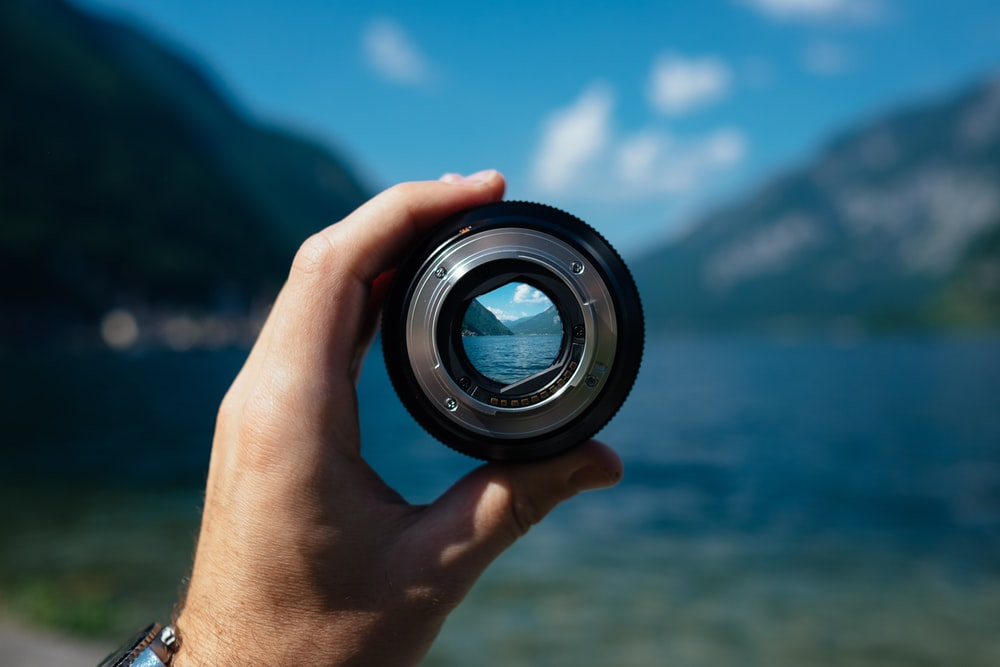
#> input picture Images/image.jpg, 1000 x 667 px
$ jupyter execute DIP4.ipynb
#> lines starting #> are read from the running program, lines starting #| are printed output that depends on the picture
[cell 1]
import cv2
import numpy as np
import matplotlib.pyplot as plt

[cell 2]
img = cv2.imread("Images/image.jpg")
#> img is the input picture: shape (667, 1000, 3); mean B, G, R 99.2, 85.9, 51.1
img = cv2.cvtColor(img, cv2.COLOR_BGR2RGB)

[cell 3]
R, G, B = img[:,:,0], img[:,:,1], img[:,:,2]
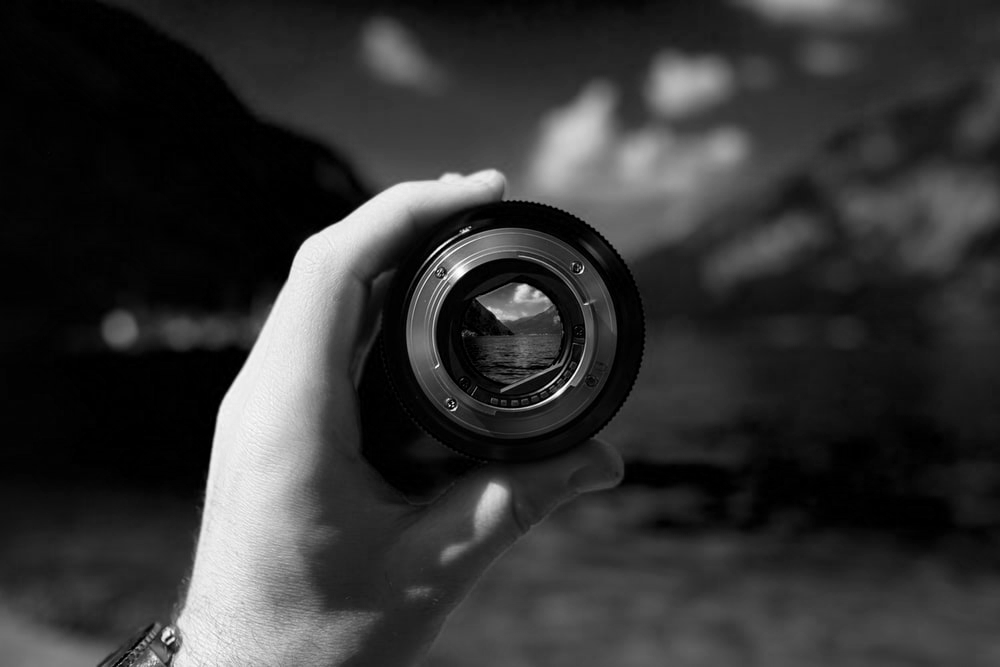
#> R: shape (667, 1000); min 0, max 255, mean 51.1
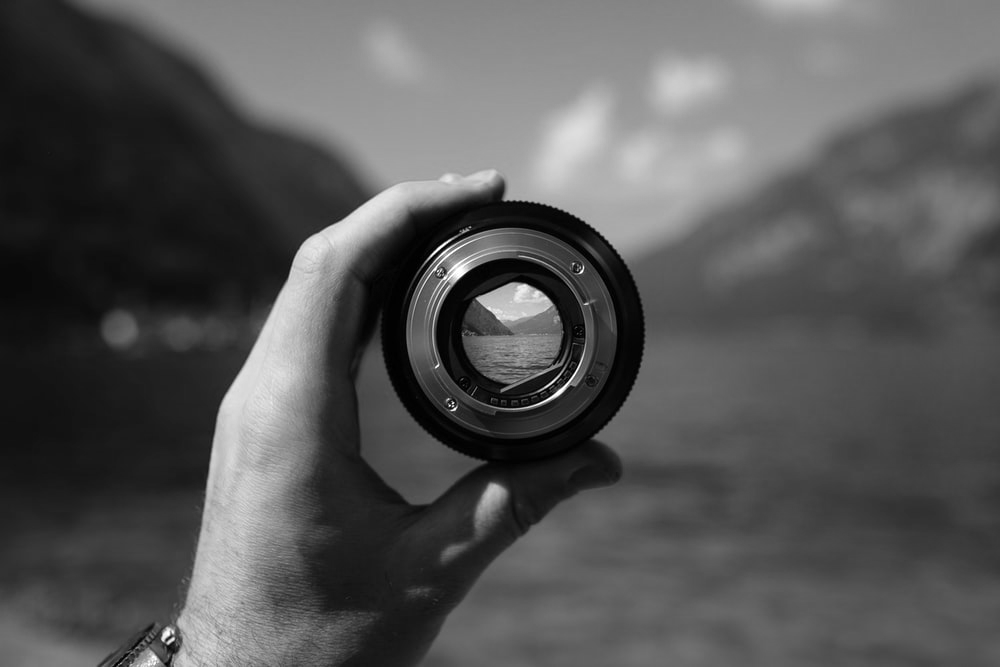
#> G: shape (667, 1000); min 0, max 255, mean 85.9
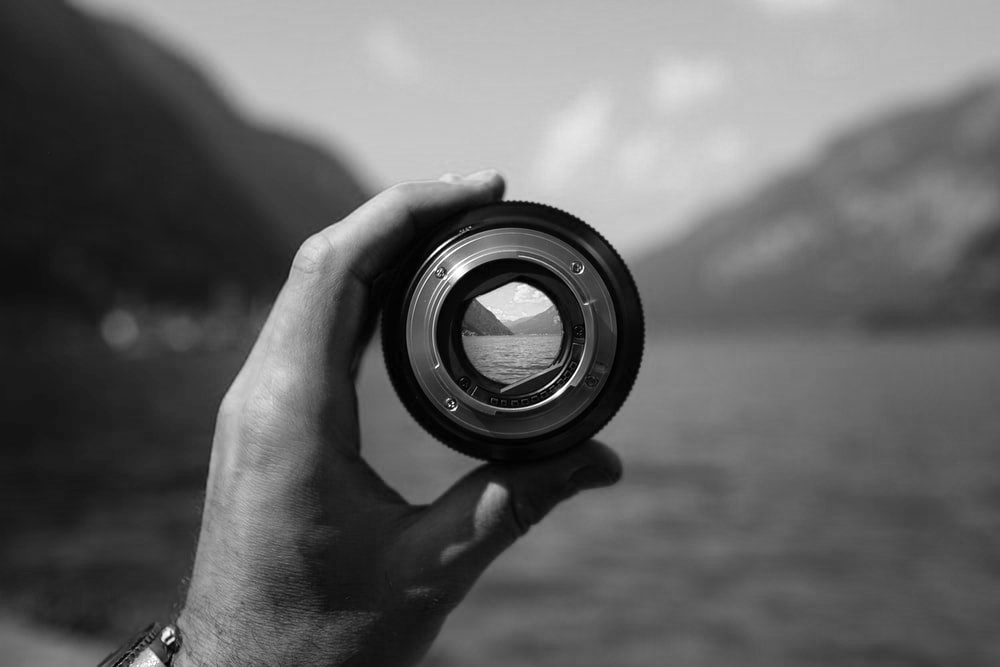
#> B: shape (667, 1000); min 0, max 255, mean 99.2

[cell 4]
#red image
r_img = img.copy()
r_img[:,:,1], r_img[:,:,2] = 0, 0
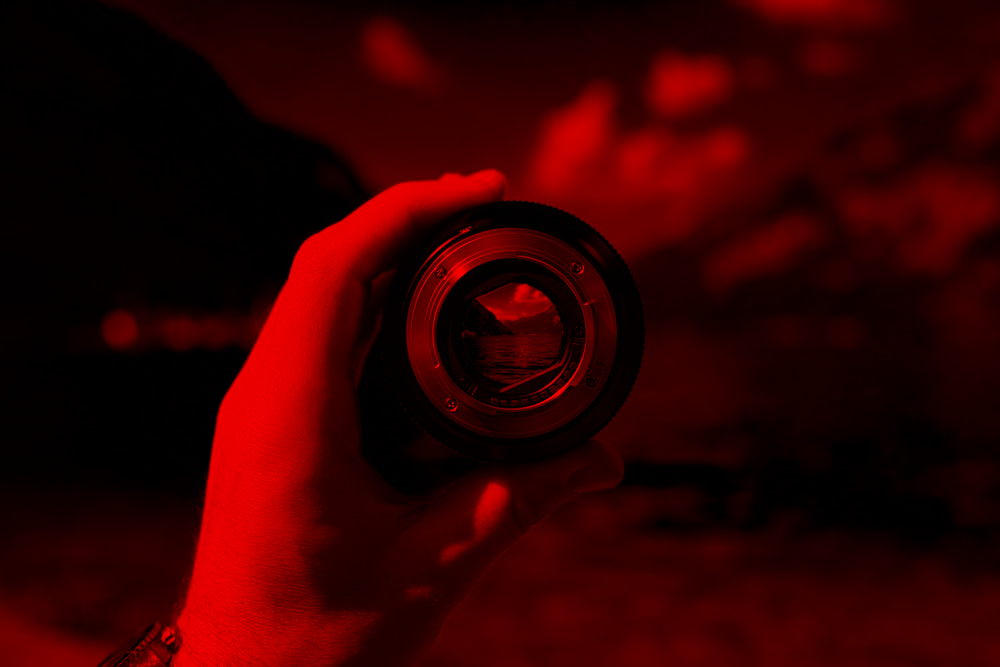
#> r_img: shape (667, 1000, 3); mean R, G, B 51.1, 0, 0

plt.imshow(r_img)

[cell 5]
#green image
g_img = img.copy()
g_img[:,:,0], g_img[:,:,2] = 0, 0
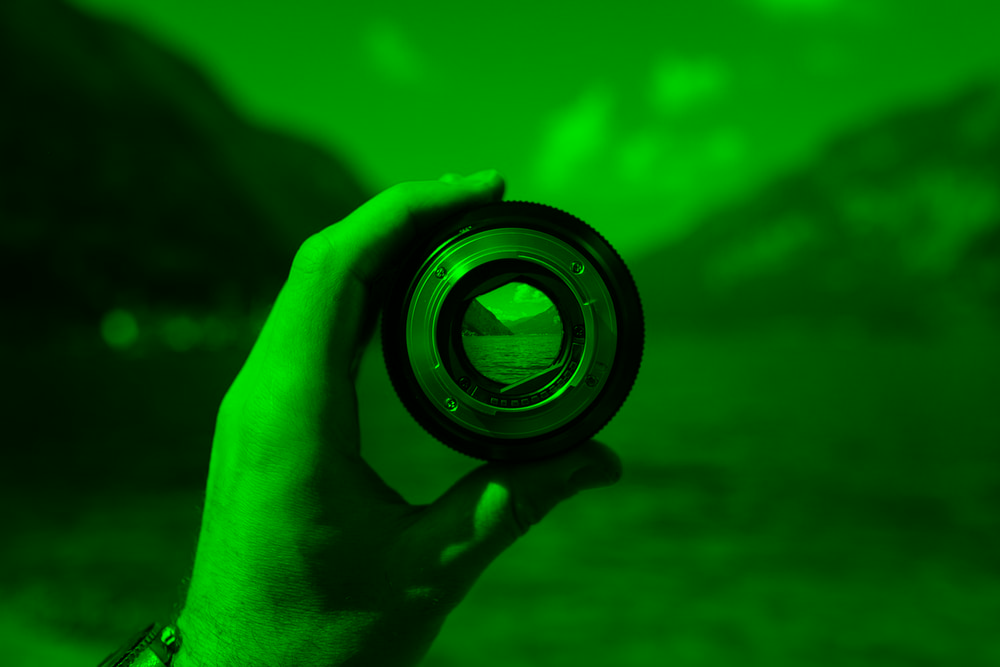
#> g_img: shape (667, 1000, 3); mean R, G, B 0, 85.9, 0

plt.imshow(g_img)

[cell 6]
#blue image
b_img = img.copy()
b_img[:,:,0], b_img[:,:,1] = 0, 0
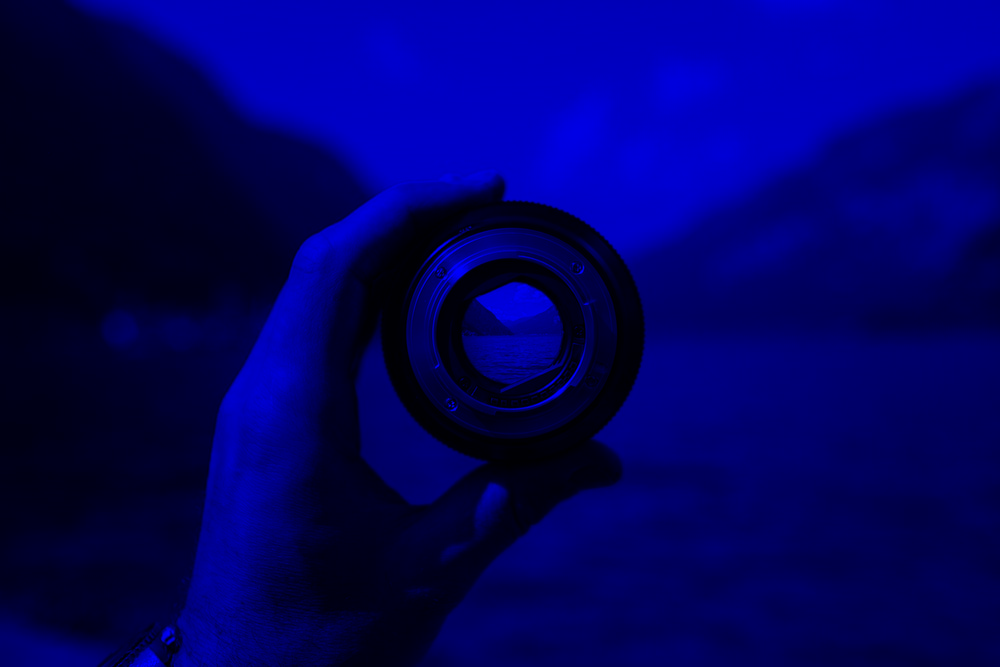
#> b_img: shape (667, 1000, 3); mean R, G, B 0, 0, 99.2

plt.imshow(b_img)
